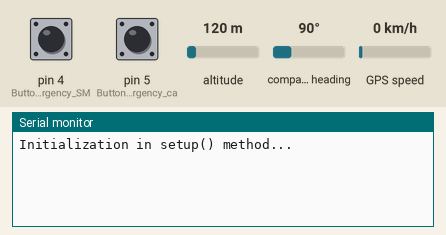
Recording of a sketch running on a simulated Arduino Uno, built with avr-gcc and run on an emulated ATmega328P. On the bench: the last lines printed to the serial monitor. The test bench sets the inputs (shaded band); at power-on: pin 4 (Button_1_for_emergency_SM) HIGH, pin 5 (Button_2_for_emergency_ca) HIGH, altitude 120 m, compass heading 90°, GPS speed 0 km/h. The GPS gets a fix after 3 s at 37.7749, -122.4194 with 8 satellites; the modem accepts every AT command (registered, SIM ready, sends succeed) and sends nothing else.

Above: at 6.2 s.
6.3 s: pin 4 (Button_1_for_emergency_SM) pulled LOW for 1 s
At 8.1 s:
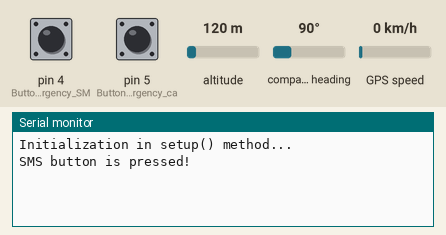
16.1 s: pin 5 (Button_2_for_emergency_ca) pulled LOW for 1 s
At 17.8 s:
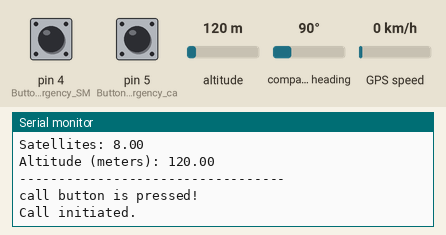

Measured:
- after the input at 6.3 s, the serial monitor: prints a new line after 0.74 s (image 1)
- after the input at 16.1 s, the serial monitor: prints a new line after 1.0 s (image 2)

The sketch:

vehicle_tracking.ino
```cpp
#include <SoftwareSerial.h>
#include <TinyGPS++.h>

#define INVALID_LATITUDE 200.0
#define INVALID_LONGITUDE 200.0
#define INVALID_ALTITUDE -1.0
#define ZERO_SATELLITE_CONNECTION 0
#define DEFAULT_BAUD_RATE 9600

const String EMERGENCY_CONTACT_NUM = "";  // Emergency contact number
const String OWNERS_CONTACT_NUM = "";     // Owner's contact number
const double INITIAL_LATITUDE = 50.137931;              // Center Latitude
const double INITIAL_LONGITUDE = 8.697117;              // Center Longitude
const double GEOFENCE_RADIUS = 10;                      // Radius in meters
const unsigned long SMS_INTERVAL = 10000;               // Send sms after every 10 seconds
const unsigned long MAX_CALL_DURATION = 30000;          // Max call duration in milliseconds (30 seconds)

TinyGPSPlus gps;
SoftwareSerial gpsSerial(8, 9);
SoftwareSerial gsmSerial(12, 13);

double latitude, longitude, altitude;
unsigned int noOfSatellites = ZERO_SATELLITE_CONNECTION;
int cnt = 0;
unsigned long previousAlertTime = 0;

int smsButtonPressed = 0;
int callButtonPressed = 0;

void setup() {
  latitude = INVALID_LATITUDE;
  longitude = INVALID_LONGITUDE;
  altitude = INVALID_ALTITUDE;
  previousAlertTime = millis();  // Intialize with current time in millisecond

  pinMode(4, INPUT);  // Button 1 for emergency SMS
  pinMode(5, INPUT);  // Button 2 for emergency call

  Serial.begin(DEFAULT_BAUD_RATE);
  gpsSerial.begin(DEFAULT_BAUD_RATE);
  gsmSerial.begin(DEFAULT_BAUD_RATE);
  gsmSerial.println("AT+CNMI=1,1,0,0,0");  // Decides how newly arrived SMS should be handled
  delay(5000);
  Serial.println("Initialization in setup() method...");
}

void loop() {
  getLocationData();

  // Serial.println(digitalRead(4));
  // Serial.println(digitalRead(5));
  // Handling emergency SMS (Button 1 press)
  if (digitalRead(4) == smsButtonPressed && isValidLocation()) {
    if (smsButtonPressed == 1) smsButtonPressed = 0;
    else smsButtonPressed = 1;
    Serial.println("SMS button is pressed!");
    sendAlert(latitude, longitude, "Alert! I am in danger and need help.\r", EMERGENCY_CONTACT_NUM);
    displayGPSInfo(latitude, longitude, noOfSatellites, altitude);
  }

  // Handling emergency Call (Button 2 press)
  if (digitalRead(5) == callButtonPressed) {
    if (callButtonPressed == 1) callButtonPressed = 0;
    else callButtonPressed = 1;
    Serial.println("call button is pressed!");
    initiateCall(EMERGENCY_CONTACT_NUM);
  }

  unsigned long currentTime = millis();

  // Checking if the bike is outside the geofence
  if (isValidLocation()
      && calculateDistance(latitude, longitude, INITIAL_LATITUDE, INITIAL_LONGITUDE) > GEOFENCE_RADIUS
      && (currentTime - previousAlertTime) > SMS_INTERVAL) {

    sendAlert(latitude, longitude, "Alert! The Bike is outside the geofence area.\r", OWNERS_CONTACT_NUM);
    displayGPSInfo(latitude, longitude, noOfSatellites, altitude);
    Serial.print("Distance: ");
    Serial.println(calculateDistance(latitude, longitude, INITIAL_LATITUDE, INITIAL_LONGITUDE), 6);
    previousAlertTime = currentTime;
  }
}

// Function to check valid location or not
bool isValidLocation() {
  return (latitude >= -90.0 && latitude <= 90.0) &&      // Latitude within range
         (longitude >= -180.0 && longitude <= 180.0) &&  // Longitude within range
         (altitude >= -500 && altitude <= 9000) &&       // Altitude within plausible range
         (noOfSatellites >= 3);                          // At least 3 satellites for a valid fix
}

// Function to calculate distance between two GPS coordinates (Haversine formula)
double calculateDistance(double lat1, double lon1, double lat2, double lon2) {
  const double R = 6371000.0;  // Earth's radius in meters
  double dLat = radians(lat2 - lat1);
  double dLon = radians(lon2 - lon1);
  double a = sin(dLat / 2.0) * sin(dLat / 2.0) + cos(radians(lat1)) * cos(radians(lat2)) * sin(dLon / 2.0) * sin(dLon / 2.0);
  double c = 2.0 * atan2(sqrt(a), sqrt(1.0 - a));
  return R * c;
}

// Get location data (latitude, longitude)
void getLocationData() {
  // Initialize variables to track new GPS data
  bool newData = false;

  // Wait for up to 2000ms (2 seconds) for GPS data
  unsigned long timeout = 2000;
  unsigned long startTime = millis();

  while (millis() - startTime < timeout) {
    // Check if data is available from the GPS module
    while (gpsSerial.available()) {
      // Process the incoming GPS data
      if (gps.encode(gpsSerial.read())) {
        newData = true;
        break;
      }
    }

    // If new data is found, no need to wait further
    if (newData) {
      break;
    }
  }

  // If new data is available, retrieve latitude, longitude, no of connected satellites and altitude
  if (newData) {
    latitude = gps.location.lat();
    longitude = gps.location.lng();
    noOfSatellites = gps.satellites.value();
    altitude = gps.altitude.meters();
  } else {
    // No GPS data is available, set defaults
    latitude = INVALID_LATITUDE;
    longitude = INVALID_LONGITUDE;
    noOfSatellites = ZERO_SATELLITE_CONNECTION;
    altitude = INVALID_ALTITUDE;
  }
}

// Function to display GPS information
void displayGPSInfo(double latitude, double longitude, double noOfSatellites, double altitude) {

  Serial.print("Latitude: ");
  Serial.println(latitude, 6);  // 6 decimal precision
  Serial.print("Longitude: ");
  Serial.println(longitude, 6);
  Serial.print("Satellites: ");
  Serial.println(noOfSatellites);
  Serial.print("Altitude (meters): ");
  Serial.println(altitude);
  Serial.println("----------------------------------");
}

// Function to send sms with google map link
void sendAlert(double latitude, double longitude, String alertMsg, String contactNum) {
  String sms_data = "";
  sms_data += alertMsg;
  sms_data += "http://maps.google.com/maps?q=loc:";
  sms_data += String(latitude, 6) + "," + String(longitude, 6);

  gsmSerial.print("AT+CMGF=1\r");
  delay(1000);
  gsmSerial.print("AT+CMGS=\"" + contactNum + "\"\r");
  delay(1000);
  gsmSerial.print(sms_data);
  delay(100);
  gsmSerial.write(0x1A);  //ascii code for ctrl-26 //sim800.println((char)26); //ascii code for ctrl-26
  delay(1000);
  gsmSerial.println("SMS Sent Successfully.");
}

void initiateCall(String contactNum) {
  // Send the command to initiate the call
  gsmSerial.print("ATD");
  gsmSerial.print(contactNum);
  gsmSerial.println(";");
  delay(100);
  Serial.println("Call initiated.");

  unsigned long startCallTime = millis();  // Record the time call started

  // Check for timeout
  while (true) {
    if (millis() - startCallTime > MAX_CALL_DURATION) {
      Serial.println("Call timeout: Ending call after 30 seconds.");
      gsmSerial.println("ATH");  // Send hang-up command
      delay(100);
      break;
    }
  }
  Serial.println("Call ended.");
}
```
